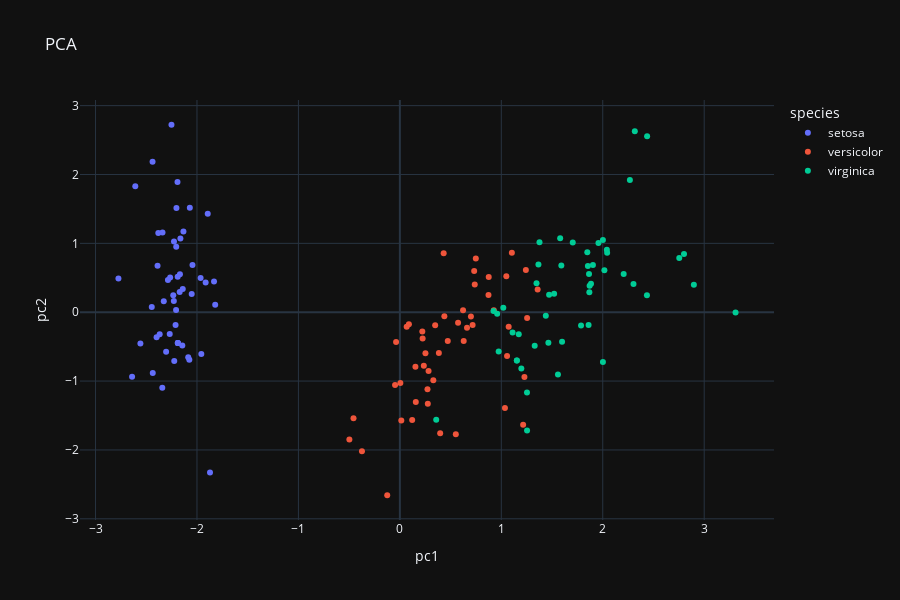

This figure's notebook cell:
### Code cell
scaler = StandardScaler()
pca = PCA(n_components=2)
X_scaled = scaler.fit_transform(X)
X_pca = pca.fit_transform(X_scaled)
X_pca = pd.DataFrame(X_pca, columns=["pc1", "pc2"])
X_pca = pd.concat([X_pca, iris_df["species"]], axis=1)
X_pca.plot.scatter(x="pc1", y="pc2", color="species", title="PCA", template="plotly_dark", height=600)
